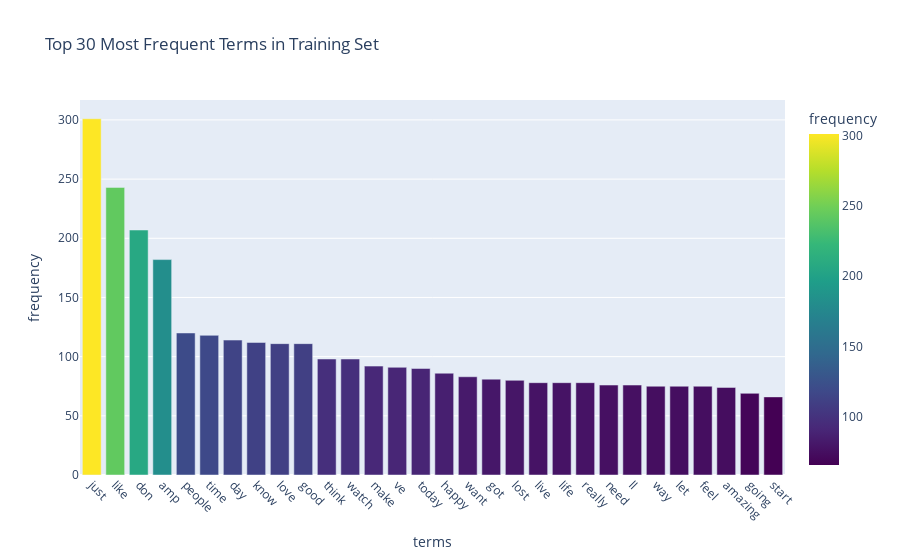
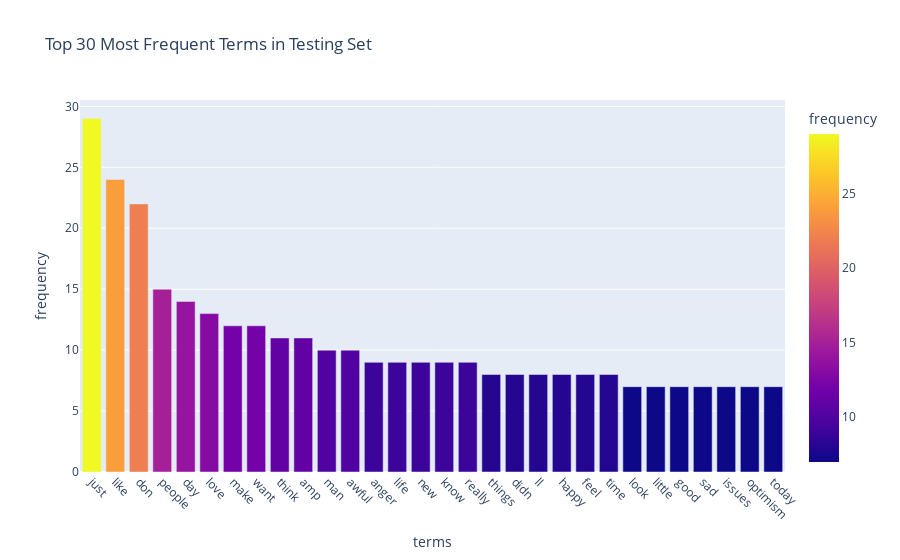

Notebook code for these charts, in order:
### Markdown cell above
---
##### <a id='toc1_5_1_1_1_'></a>[**>>> Exercise 1 (Take home):**](#toc0_)
Plot word frequency for Top 30 words in both train and test dataset. (Hint: refer to DM lab 1)

### Code cell
# Answer here
import pandas as pd
import numpy as np
import matplotlib.pyplot as plt
import plotly.express as px
from nltk.tokenize import word_tokenize
from sklearn.feature_extraction.text import CountVectorizer
import nltk
nltk.download('punkt')
nltk.download('punkt_tab')


# 使用 lambda + word_tokenize
# 其實可以不用新增unigram
train_df["unigrams"] = train_df["text"].apply(lambda x: word_tokenize(str(x).lower()))
train_df[["text", "unigrams"]].head(3)



count_vect = CountVectorizer(stop_words='english')  # 去除英文停用詞
train_counts = count_vect.fit_transform(train_df['text'])
test_counts = count_vect.transform(test_df['text'])

print("Train shape:", train_counts.shape)
print("Test shape:", test_counts.shape)

# 把詞頻加總（統計整個訓練集中各詞的出現次數）
term_frequencies_train = np.asarray(train_counts.sum(axis=0)).flatten()
term_frequencies_test  = np.asarray(test_counts.sum(axis=0)).flatten()

# 取得詞彙表
vocab = count_vect.get_feature_names_out()

# 建立 DataFrame
freq_df_train = pd.DataFrame({'terms': vocab, 'frequency': term_frequencies_train})
freq_df_test  = pd.DataFrame({'terms': vocab, 'frequency': term_frequencies_test})

# 取前 30 高頻詞
top30_train = freq_df_train.sort_values(by='frequency', ascending=False).head(30)
top30_test  = freq_df_test.sort_values(by='frequency', ascending=False).head(30)

# 畫出訓練集詞頻圖
fig_train = px.bar(
    top30_train,
    x='terms',
    y='frequency',
    title='Top 30 Most Frequent Terms in Training Set',
    color='frequency',
    color_continuous_scale='Viridis'
)
fig_train.update_layout(xaxis_tickangle=45)
fig_train.show()

# 畫出測試集詞頻圖
fig_test = px.bar(
    top30_test,
    x='terms',
    y='frequency',
    title='Top 30 Most Frequent Terms in Testing Set',
    color='frequency',
    color_continuous_scale='Plasma'
)
fig_test.update_layout(xaxis_tickangle=45)
fig_test.show()

### Figure 1 — Plotly figure (JSON) as saved in the notebook; plotly's stock layout.template omitted (floating-point values rounded to 4 significant figures)
{"data": [{"hovertemplate": "terms=%{x}<br>frequency=%{marker.color}<extra></extra>", "legendgroup": "", "marker": {"color": [301, 243, 207, 182, 120, 118, 114, 112, 111, 111, 98, 98, 92, 91, 90, 86, 83, 81, 80, 78, 78, 78, 76, 76, 75, 75, 75, 74, 69, 66], "coloraxis": "coloraxis", "pattern": {"shape": ""}}, "name": "", "orientation": "v", "showlegend": false, "textposition": "auto", "type": "bar", "x": ["just", "like", "don", "amp", "people", "time", "day", "know", "love", "good", "think", "watch", "make", "ve", "today", "happy", "want", "got", "lost", "live", "life", "really", "need", "ll", "way", "let", "feel", "amazing", "going", "start"], "xaxis": "x", "y": [301, 243, 207, 182, 120, 118, 114, 112, 111, 111, 98, 98, 92, 91, 90, 86, 83, 81, 80, 78, 78, 78, 76, 76, 75, 75, 75, 74, 69, 66], "yaxis": "y"}], "layout": {"barmode": "relative", "coloraxis": {"colorbar": {"title": {"text": "frequency"}}, "colorscale": [[0, "#440154"], [0.1111, "#482878"], [0.2222, "#3e4989"], [0.3333, "#31688e"], [0.4444, "#26828e"], [0.5556, "#1f9e89"], [0.6667, "#35b779"], [0.7778, "#6ece58"], [0.8889, "#b5de2b"], [1, "#fde725"]]}, "legend": {"tracegroupgap": 0}, "title": {"text": "Top 30 Most Frequent Terms in Training Set"}, "xaxis": {"anchor": "y", "domain": [0, 1], "tickangle": 45, "title": {"text": "terms"}}, "yaxis": {"anchor": "x", "domain": [0, 1], "title": {"text": "frequency"}}}}

### Figure 2 — Plotly figure (JSON) as saved in the notebook; plotly's stock layout.template omitted (floating-point values rounded to 4 significant figures)
{"data": [{"hovertemplate": "terms=%{x}<br>frequency=%{marker.color}<extra></extra>", "legendgroup": "", "marker": {"color": [29, 24, 22, 15, 14, 13, 12, 12, 11, 11, 10, 10, 9, 9, 9, 9, 9, 8, 8, 8, 8, 8, 8, 7, 7, 7, 7, 7, 7, 7], "coloraxis": "coloraxis", "pattern": {"shape": ""}}, "name": "", "orientation": "v", "showlegend": false, "textposition": "auto", "type": "bar", "x": ["just", "like", "don", "people", "day", "love", "make", "want", "think", "amp", "man", "awful", "anger", "life", "new", "know", "really", "things", "didn", "ll", "happy", "feel", "time", "look", "little", "good", "sad", "issues", "optimism", "today"], "xaxis": "x", "y": [29, 24, 22, 15, 14, 13, 12, 12, 11, 11, 10, 10, 9, 9, 9, 9, 9, 8, 8, 8, 8, 8, 8, 7, 7, 7, 7, 7, 7, 7], "yaxis": "y"}], "layout": {"barmode": "relative", "coloraxis": {"colorbar": {"title": {"text": "frequency"}}, "colorscale": [[0, "#0d0887"], [0.1111, "#46039f"], [0.2222, "#7201a8"], [0.3333, "#9c179e"], [0.4444, "#bd3786"], [0.5556, "#d8576b"], [0.6667, "#ed7953"], [0.7778, "#fb9f3a"], [0.8889, "#fdca26"], [1, "#f0f921"]]}, "legend": {"tracegroupgap": 0}, "title": {"text": "Top 30 Most Frequent Terms in Testing Set"}, "xaxis": {"anchor": "y", "domain": [0, 1], "tickangle": 45, "title": {"text": "terms"}}, "yaxis": {"anchor": "x", "domain": [0, 1], "title": {"text": "frequency"}}}}
